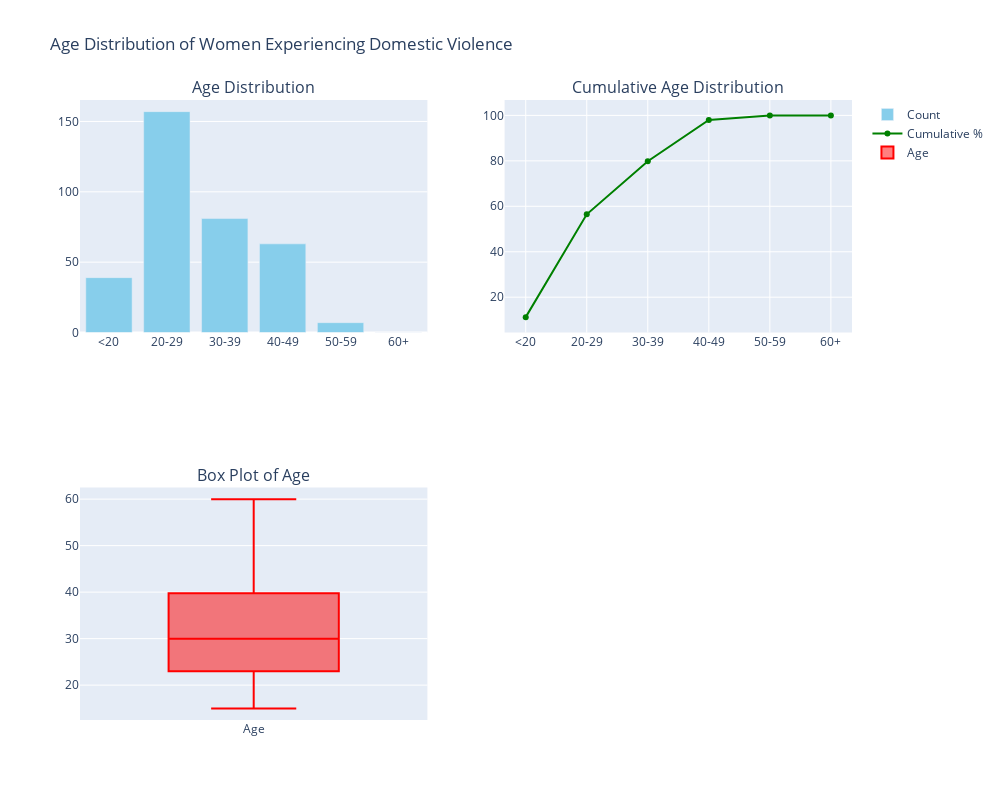
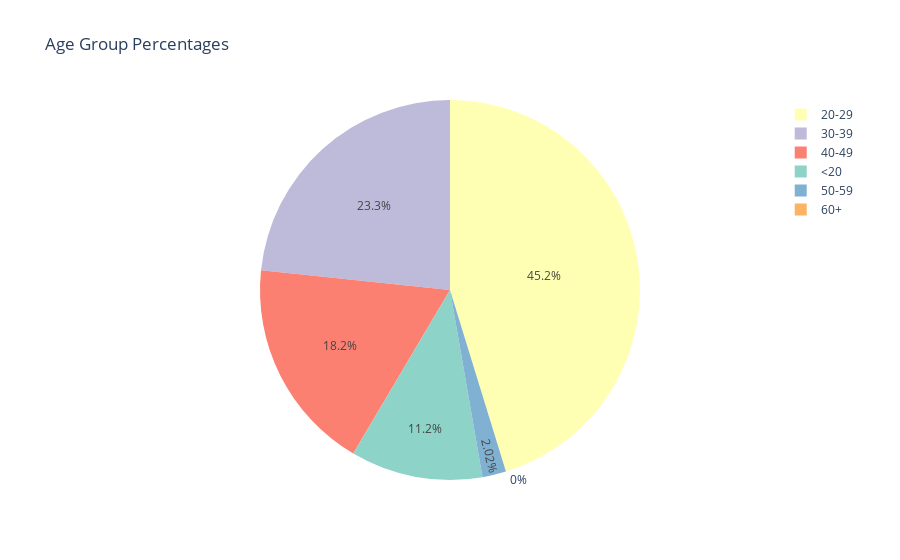

Here is the notebook cell these charts were saved with, in order:
### Code cell
# Load the dataset
df = pd.read_csv('Domestic violence.csv')

# Categorize age into groups
df['Age_Group'] = pd.cut(df['Age'], bins=[0, 20, 30, 40, 50, 60, 100], labels=['<20', '20-29', '30-39', '40-49', '50-59', '60+'])

# Calculate age group distribution
age_distribution = df['Age_Group'].value_counts().sort_index()

# Create subplots
fig1 = make_subplots(rows=2, cols=2, subplot_titles=('Age Distribution', 'Cumulative Age Distribution', 'Box Plot of Age'))

# Bar plot for age distribution
fig1.add_trace(go.Bar(x=age_distribution.index, y=age_distribution.values, name='Count', marker_color='skyblue'), row=1, col=1)

# Cumulative age distribution
cumulative_dist = age_distribution.cumsum() / age_distribution.sum() * 100
fig1.add_trace(go.Scatter(x=cumulative_dist.index, y=cumulative_dist.values, mode='lines+markers', name='Cumulative %', line=dict(color='green')), row=1, col=2)

# Box plot for age
fig1.add_trace(go.Box(y=df['Age'], name='Age', marker_color='red'), row=2, col=1)

# Update layout
fig1.update_layout(height=800, width=1000, title_text="Age Distribution of Women Experiencing Domestic Violence")

# Pie chart for age group percentages
fig2 = px.pie(values=age_distribution.values, names=age_distribution.index, title="Age Group Percentages")
fig2.update_traces(marker=dict(colors=px.colors.qualitative.Set3))

# Show plots
fig1.show()
fig2.show()

# Generate insights
def generate_insights(age_distribution, cumulative_dist):
    total_cases = age_distribution.sum()
    most_affected_group = age_distribution.idxmax()
    median_age_group = cumulative_dist[cumulative_dist >= 50].index[0]
    young_women_percentage = cumulative_dist['20-29']
    
    insights = f"""
    <div style='color: blue; font-weight: bold; font-size: 20px;'>
    Insights on Age Distribution of Women Experiencing Domestic Violence:

    1. Total Cases: The dataset includes {total_cases} reported incidents of domestic violence.
    
    2. Most Affected Age Group: Women in the {most_affected_group} age bracket experience the highest number of cases, making up {age_distribution[most_affected_group] / total_cases:.1%} of all reports.
    
    3. Median Age Group: The median age group is {median_age_group}, indicating that 50% of the cases involve women younger than this group.
    
    4. Young Women at Risk: Nearly {young_women_percentage:.1f}% of cases involve women aged 29 or younger, highlighting their significant vulnerability.
    
    5. Age Range: The box plot reveals the age distribution and outliers, helping identify trends among very young or older victims.

    Actionable Recommendations:

    1. Targeted Prevention Programs: Develop and implement programs specifically for the {most_affected_group} age group to mitigate their risk.
    
    2. Early Intervention: Establish educational programs in schools and colleges to teach young women about healthy relationships and the signs of abuse.
    
    3. Age-Specific Support Services: Customize support services to address the distinct needs of different age groups, with a focus on the most affected and younger women.
    
    4. Awareness Campaigns: Create and promote campaigns that resonate with all age groups, emphasizing that domestic violence affects women of all ages.
    
    5. Further Research: Conduct detailed studies to understand why certain age groups are more at risk and develop targeted strategies to address these vulnerabilities.
    
    6. Professional Training: Train healthcare providers, educators, and law enforcement personnel to recognize and respond to domestic violence across all age groups, particularly focusing on the most affected demographics.
    """
    
    return insights

# Print insights
print(generate_insights(age_distribution, cumulative_dist))

### Figure 1 — Plotly figure (JSON) as saved in the notebook; plotly's stock layout.template omitted (floating-point values rounded to 4 significant figures; data arrays with more than 128 entries replaced by an {"elided": "..."} marker saying what was removed)
{"data": [{"marker": {"color": "skyblue"}, "name": "Count", "type": "bar", "x": ["<20", "20-29", "30-39", "40-49", "50-59", "60+"], "xaxis": "x", "y": [39, 157, 81, 63, 7, 0], "yaxis": "y"}, {"line": {"color": "green"}, "mode": "lines+markers", "name": "Cumulative %", "type": "scatter", "x": ["<20", "20-29", "30-39", "40-49", "50-59", "60+"], "xaxis": "x2", "y": [11.24, 56.48, 79.83, 97.98, 100, 100], "yaxis": "y2"}, {"marker": {"color": "red"}, "name": "Age", "type": "box", "xaxis": "x3", "y": {"elided": "347 int values"}, "yaxis": "y3"}], "layout": {"annotations": [{"font": {"size": 16}, "showarrow": false, "text": "Age Distribution", "x": 0.225, "xanchor": "center", "xref": "paper", "y": 1, "yanchor": "bottom", "yref": "paper"}, {"font": {"size": 16}, "showarrow": false, "text": "Cumulative Age Distribution", "x": 0.775, "xanchor": "center", "xref": "paper", "y": 1, "yanchor": "bottom", "yref": "paper"}, {"font": {"size": 16}, "showarrow": false, "text": "Box Plot of Age", "x": 0.225, "xanchor": "center", "xref": "paper", "y": 0.375, "yanchor": "bottom", "yref": "paper"}], "height": 800, "title": {"text": "Age Distribution of Women Experiencing Domestic Violence"}, "width": 1000, "xaxis": {"anchor": "y", "autorange": true, "domain": [0, 0.45], "range": [-0.5, 5.5], "type": "category"}, "xaxis2": {"anchor": "y2", "autorange": true, "domain": [0.55, 1], "range": [-0.347, 5.347], "type": "category"}, "xaxis3": {"anchor": "y3", "autorange": true, "domain": [0, 0.45], "range": [-0.5, 0.5], "type": "category"}, "xaxis4": {"anchor": "y4", "domain": [0.55, 1]}, "yaxis": {"anchor": "x", "autorange": true, "domain": [0.625, 1], "range": [0, 165.3], "type": "linear"}, "yaxis2": {"anchor": "x2", "autorange": true, "domain": [0.625, 1], "range": [4.475, 106.8], "type": "linear"}, "yaxis3": {"anchor": "x3", "autorange": true, "domain": [0, 0.375], "range": [12.5, 62.5], "type": "linear"}, "yaxis4": {"anchor": "x4", "domain": [0, 0.375]}}}

### Figure 2 — Plotly figure (JSON) as saved in the notebook; plotly's stock layout.template omitted (floating-point values rounded to 4 significant figures)
{"data": [{"domain": {"x": [0, 1], "y": [0, 1]}, "hovertemplate": "label=%{label}<br>value=%{value}<extra></extra>", "labels": ["<20", "20-29", "30-39", "40-49", "50-59", "60+"], "legendgroup": "", "marker": {"colors": ["rgb(141,211,199)", "rgb(255,255,179)", "rgb(190,186,218)", "rgb(251,128,114)", "rgb(128,177,211)", "rgb(253,180,98)", "rgb(179,222,105)", "rgb(252,205,229)", "rgb(217,217,217)", "rgb(188,128,189)", "rgb(204,235,197)", "rgb(255,237,111)"]}, "name": "", "showlegend": true, "type": "pie", "values": [39, 157, 81, 63, 7, 0]}], "layout": {"legend": {"tracegroupgap": 0}, "title": {"text": "Age Group Percentages"}}}
